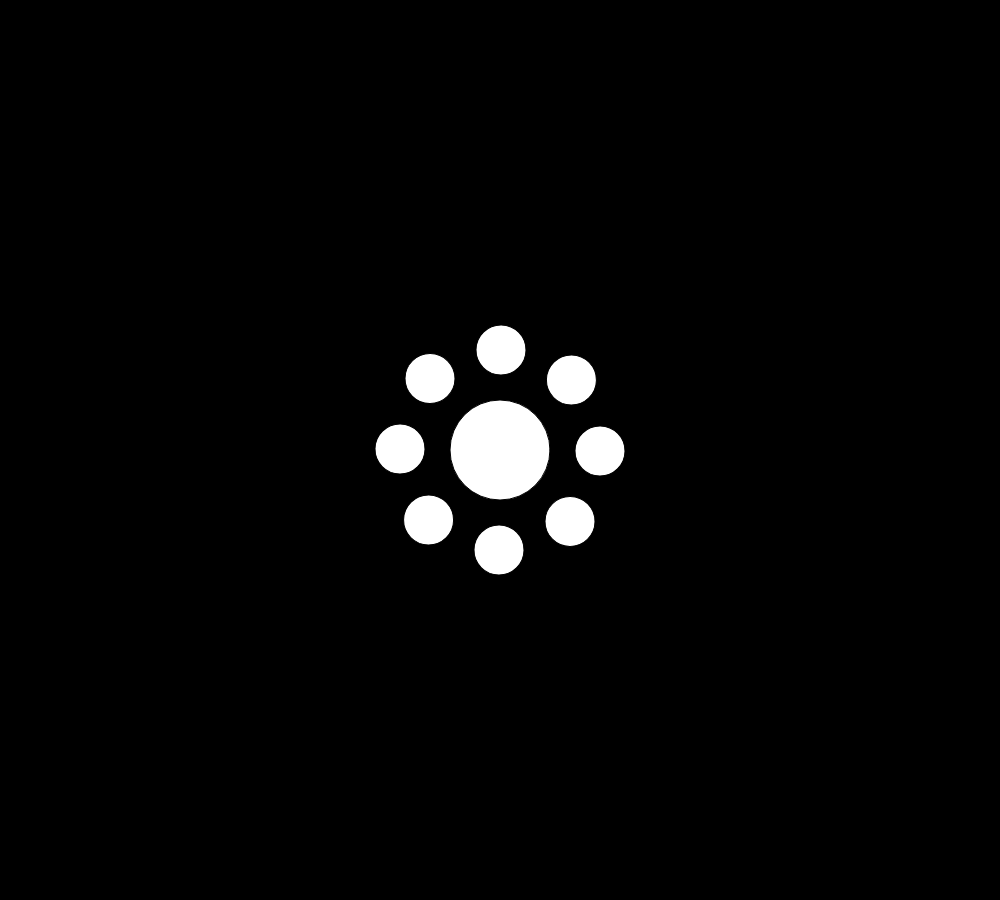
Frame 1 (no input)
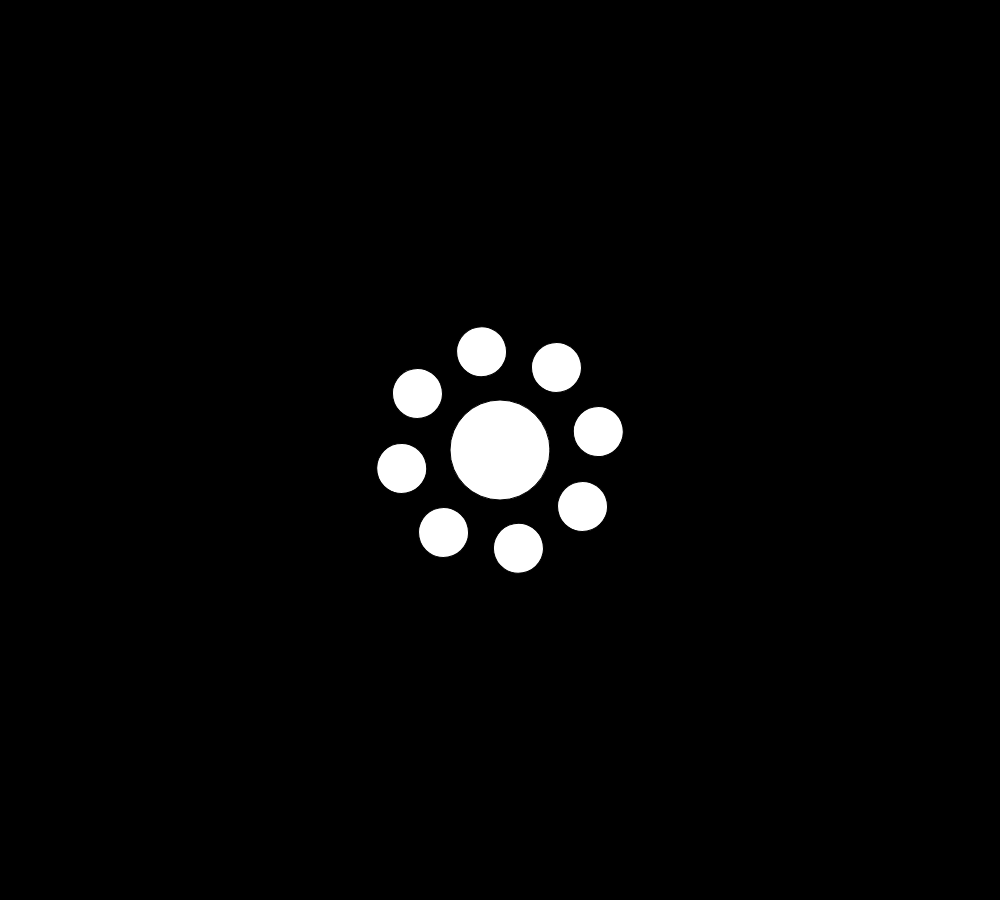
Frame 60 (no input)
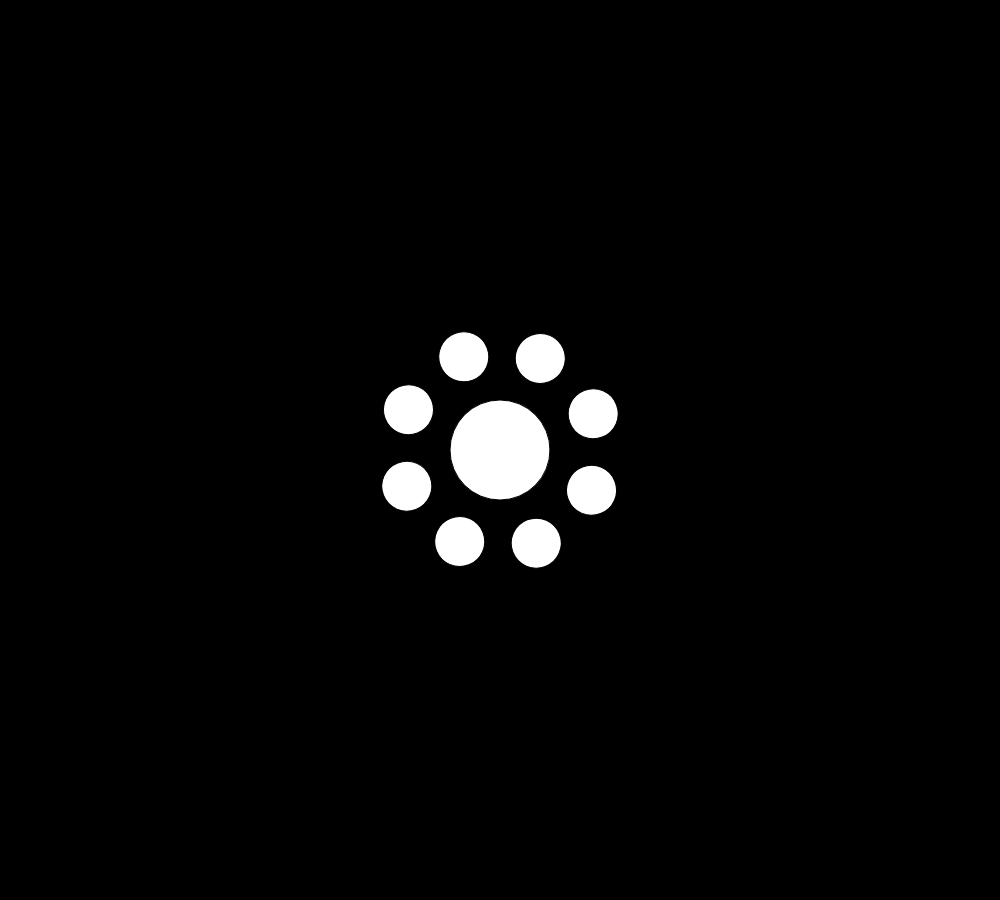
Frame 120 (the mouse pressed at the canvas centre since frame 60)

The p5.js sketch that drew these frames (run headless with seeded random() and noise() and a simulated clock; from frame 60 on, the mouse is pressed at the canvas centre):

// p5.js sketch
// ── sketch.js
var n;

function setup() {
  createCanvas(1000, 900);
  
  n = 8;
}

function draw() {
  background(0);

  translate(width/2, height/2);
  
  ellipse(0, 0, 100, 100);
  
  // make n evenly-spaced circles orbiting around the center point
  
  for (var i=0; i<n; i++) {
    var angle = map(i, 0, n, 0, TWO_PI);

    push();
    rotate(angle + 0.01*frameCount);
    ellipse(100, 0, 50, 50);
    pop();
  }
  
}
